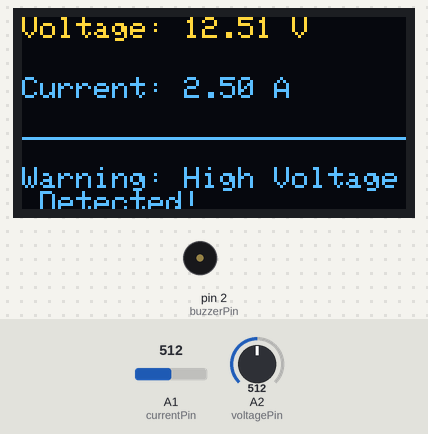
A sketch run on a simulated Arduino Uno, built with avr-gcc and run on an emulated ATmega328P. Parts: 128×64 one-colour display, buzzer (waves = sounding). The test bench sets the inputs (shaded band); at power-on: A2 (voltagePin) = 512, A1 (currentPin) = 512. The OLED is the two-colour kind (top 16 rows yellow); the display library's start-up logo is not drawn.

Above: at 5.0 s.
5.1 s: A2 (voltagePin) set to 481
At 6.1 s:
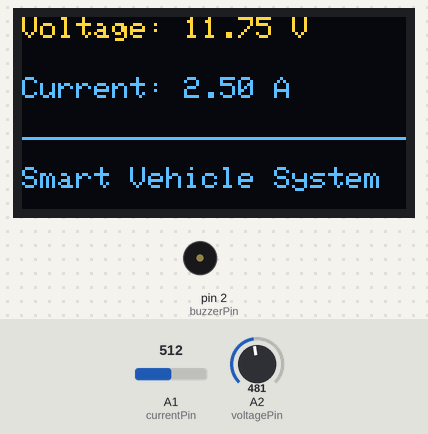
9.3 s: A2 (voltagePin) set to 511
At 12.8 s:
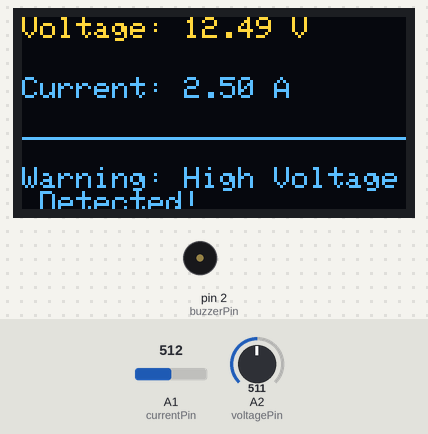
13.5 s: A2 (voltagePin) set to 122
At 19.7 s:
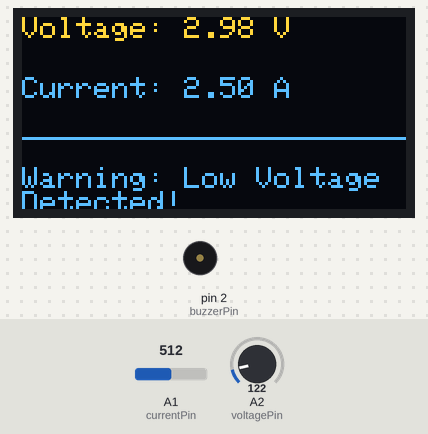
21.7 s: A1 (currentPin) set to 716
At 26.9 s:
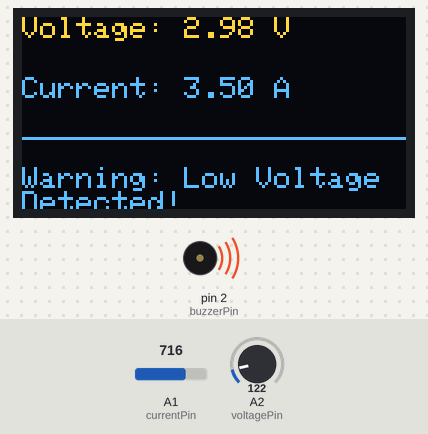
27.2 s: A1 (currentPin) set to 900
At 33.4 s:
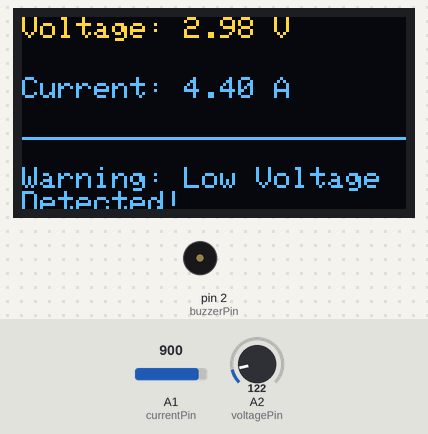
34.1 s: A1 (currentPin) set to 1023
At 40.3 s:
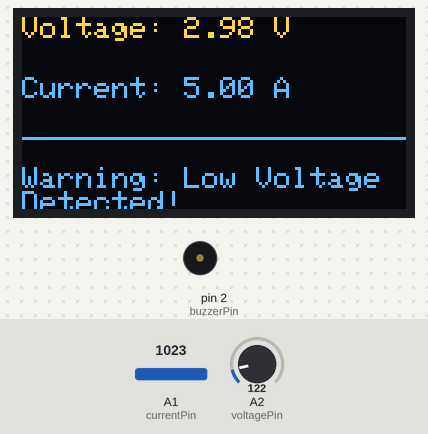
Timing chart, 0 to 42.0 s (numbered marks = the images above; inputs shaded):
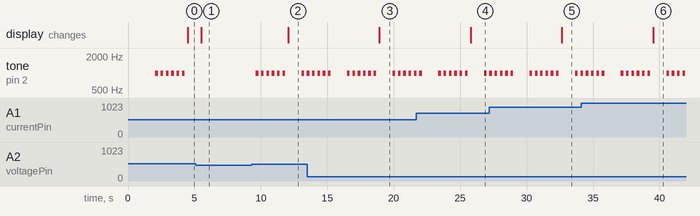

Measured:
- the behaviour switches between 492 and 491 on A2 (voltagePin) (found by bisection; images 0 and 1)
- after the input at 5.1 s, tone on pin 2 (buzzerPin): stops changing and stays silent; the display: changes after 0.43 s (image 1)
- after the input at 9.3 s, tone on pin 2 (buzzerPin): goes 5 × (1000 Hz 0.20 s, silent 0.20 s), 1000 Hz 0.20 s, silent 1.2 s, 1000 Hz 0.20 s, silent 0.20 s, then 1000 Hz, starting after 0.33 s; the display: changes after 2.8 s (image 2)
- after the input at 13.5 s, the display: changes after 5.4 s (image 3)
- after the input at 21.7 s, the display: changes after 4.1 s (image 4)
- after the input at 27.2 s, the display: changes after 5.5 s (image 5)
- after the input at 34.1 s, the display: changes after 5.4 s (image 6)
- by itself, tone on pin 2 (buzzerPin): alternates 1000 Hz for 0.20 s and silent for 0.20 s, 12 changes in all, then stays silent

The sketch:

FaultyWires_Detection.ino
```cpp
#include <Wire.h>
#include <Adafruit_GFX.h>
#include <Adafruit_SSD1306.h>

#define SCREEN_WIDTH 128 // OLED display width, in pixels
#define SCREEN_HEIGHT 64 // OLED display height, in pixels

#define OLED_RESET    -1 // Reset pin # (or -1 if sharing Arduino reset pin)
Adafruit_SSD1306 display(SCREEN_WIDTH, SCREEN_HEIGHT, &Wire, OLED_RESET);

const int voltagePin = A2; // Analog pin for voltage sensor
const int currentPin = A1; // Analog pin for current sensor
const int buzzerPin = 2; // Digital pin for buzzer

void setup() {
  Serial.begin(9600); // Initialize Serial Monitor
  pinMode(buzzerPin, OUTPUT); // Set buzzer pin as OUTPUT
  if (!display.begin(SSD1306_SWITCHCAPVCC, 0x3C)) { // Initialize OLED display
    Serial.println(F("SSD1306 allocation failed"));
    for (;;);
  }
  display.display(); // Clear the display buffer
  delay(2000); // Delay for stabilization
  display.clearDisplay(); // Clear the display buffer
}

void loop() {
  float voltage = readVoltage();
  float current = readCurrent();

  display.clearDisplay(); // Clear the display buffer

  // Set text size and color
  display.setTextSize(1); // Small font size
  display.setTextColor(SSD1306_WHITE); // White text color

  // Print voltage reading
  display.setCursor(0, 0); // Set cursor position for voltage
  display.print("Voltage: ");
  display.print(voltage, 2);
  display.println(" V");

  // Print current reading
  display.setCursor(0, 20); // Set cursor position for current
  display.print("Current: ");
  display.print(current, 2);
  display.println(" A");

  // Add a separator line
  display.drawLine(0, 40, SCREEN_WIDTH, 40, SSD1306_WHITE);

  // Check voltage conditions and print warning messages
  if (voltage < 5.0) {
    display.setCursor(0, 50);
    display.println("Warning: Low Voltage Detected!");
    // Emit continuous beep beep sound for low voltage
    playContinuousBeep();
  } else if (voltage > 12.0) {
    display.setCursor(0, 50);
    display.println("Warning: High Voltage Detected!");
    // Emit continuous beep beep sound for high voltage
    playContinuousBeep();
  } else {
    display.setCursor(0, 50);
    display.println("Smart Vehicle System");
    noTone(buzzerPin); // Turn off the buzzer
  }

  display.display(); // Display the content
  delay(1000); // Delay for stability
}

float readVoltage() {
  int sensorValue = analogRead(voltagePin);
  float voltage = sensorValue * (5.0 / 1023.0) * (25.0 / 5.0); // Convert analog reading to voltage
  return voltage;
}

float readCurrent() {
  int sensorValue = analogRead(currentPin);
  float current = sensorValue * (5.0 / 1023.0); // Convert analog reading to current
  return current;
}

void playContinuousBeep() {
  for (int i = 0; i < 6; i++) { // Emit 6 beeps
    tone(buzzerPin, 1000); // Start emitting beep at 1000 Hz
    delay(200); // Beep duration
    noTone(buzzerPin); // Turn off the beep
    delay(200); // Interval between beeps
  }
}
```
